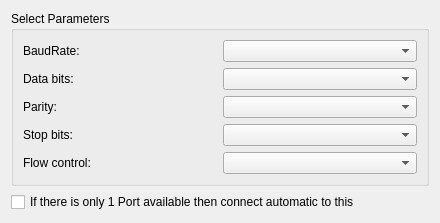
<?xml version="1.0" encoding="UTF-8"?>
<ui version="4.0">
 <class>SettingsDialog</class>
 <widget class="QDialog" name="SettingsDialog">
  <property name="geometry">
   <rect>
    <x>0</x>
    <y>0</y>
    <width>440</width>
    <height>222</height>
   </rect>
  </property>
  <property name="windowTitle">
   <string>Dialog</string>
  </property>
  <layout class="QGridLayout" name="gridLayout_5">
   <item row="0" column="0" colspan="2">
    <widget class="QGroupBox" name="parametersBox">
     <property name="title">
      <string>Select Parameters</string>
     </property>
     <layout class="QGridLayout" name="gridLayout_4">
      <item row="0" column="1">
       <widget class="QComboBox" name="baudRateBox"/>
      </item>
      <item row="3" column="1">
       <widget class="QComboBox" name="stopBitsBox"/>
      </item>
      <item row="2" column="1">
       <widget class="QComboBox" name="parityBox"/>
      </item>
      <item row="4" column="0">
       <widget class="QLabel" name="flowControlLabel">
        <property name="text">
         <string>Flow control:</string>
        </property>
       </widget>
      </item>
      <item row="3" column="0">
       <widget class="QLabel" name="stopBitsLabel">
        <property name="text">
         <string>Stop bits:</string>
        </property>
       </widget>
      </item>
      <item row="4" column="1">
       <widget class="QComboBox" name="flowControlBox"/>
      </item>
      <item row="1" column="1">
       <widget class="QComboBox" name="dataBitsBox"/>
      </item>
      <item row="1" column="0">
       <widget class="QLabel" name="dataBitsLabel">
        <property name="text">
         <string>Data bits:</string>
        </property>
       </widget>
      </item>
      <item row="0" column="0">
       <widget class="QLabel" name="baudRateLabel">
        <property name="text">
         <string>BaudRate:</string>
        </property>
       </widget>
      </item>
      <item row="2" column="0">
       <widget class="QLabel" name="parityLabel">
        <property name="text">
         <string>Parity:</string>
        </property>
       </widget>
      </item>
     </layout>
    </widget>
   </item>
   <item row="1" column="0" colspan="2">
    <layout class="QHBoxLayout" name="horizontalLayout">
     <item>
      <widget class="QCheckBox" name="autoConnectBox">
       <property name="text">
        <string>If there is only 1 Port available then connect automatic to this</string>
       </property>
       <property name="checked">
        <bool>false</bool>
       </property>
      </widget>
     </item>
    </layout>
   </item>
   <item row="2" column="0">
    <spacer name="verticalSpacer">
     <property name="orientation">
      <enum>Qt::Vertical</enum>
     </property>
     <property name="sizeHint" stdset="0">
      <size>
       <width>20</width>
       <height>40</height>
      </size>
     </property>
    </spacer>
   </item>
  </layout>
 </widget>
 <resources/>
 <connections/>
</ui>
